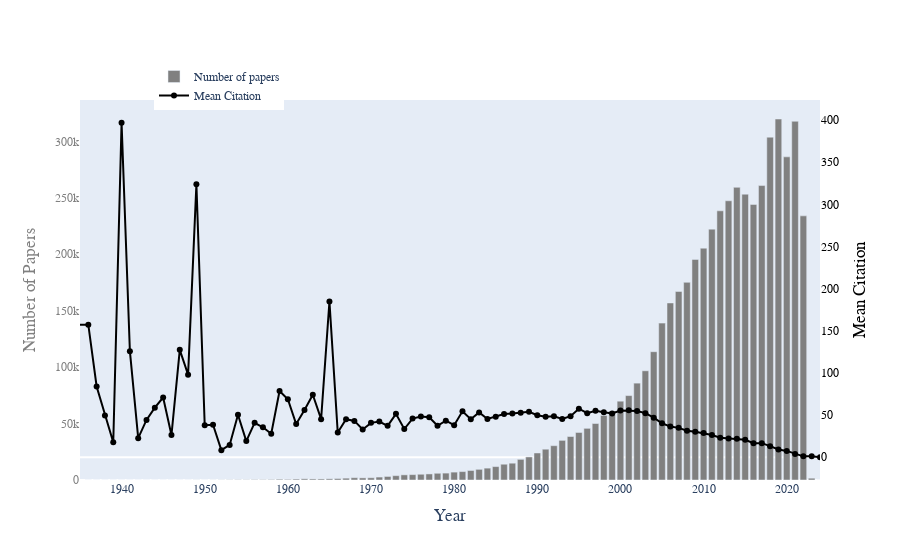

Here is the notebook cell this chart was saved with:
### Code cell
import pandas as pd
import plotly.graph_objects as go

# Load the data from the Excel file
file_path = 'ProcessedData/citations_and_records_per_year.xlsx'
df = pd.read_excel(file_path)

# Create a figure
fig = go.Figure()

# Add a bar trace for count of records
fig.add_trace(go.Bar(x=df['Year'], y=df['Count of Records'], name='Number of papers', marker_color='gray'))

# Add a scatter trace for mean citation count
fig.add_trace(go.Scatter(x=df['Year'], y=df['Mean Citation'], mode='lines+markers', name='Mean Citation', yaxis='y2', line=dict(color='black')))

# Update the layout
fig.update_layout(
    #title='Mean Citation and Number of Papers per Year',
    xaxis=dict(title='Year', range=[1935, df['Year'].max()], tickfont=dict(family='Times New Roman', size=12)),
    yaxis=dict(title='Number of Papers', color='gray', showgrid=False, tickfont=dict(family='Times New Roman', size=12)),
    yaxis2=dict(title='Mean Citation', overlaying='y', side='right', color='black', showgrid=False, tickfont=dict(family='Times New Roman', size=12)),
    showlegend=True,
    legend=dict(x=0.1, y=1.1, font=dict(family='Times New Roman', size=12)),
    font=dict(family='Times New Roman', size=14),
    title_font=dict(family='Times New Roman', size=16)
)



# Show the plot
fig.show()



# Save the plot as an image file with high resolution
fig.write_image('Graphs/meancitationandhistogram.png', format='png', scale=3)  # scale=3 for higher resolution

### Figure 1 — Plotly figure (JSON) as saved in the notebook; plotly's stock layout.template omitted (floating-point values rounded to 4 significant figures)
{"data": [{"marker": {"color": "gray"}, "name": "Number of papers", "type": "bar", "x": [0, 1936, 1937, 1938, 1939, 1940, 1941, 1942, 1943, 1944, 1945, 1946, 1947, 1948, 1949, 1950, 1951, 1952, 1953, 1954, 1955, 1956, 1957, 1958, 1959, 1960, 1961, 1962, 1963, 1964, 1965, 1966, 1967, 1968, 1969, 1970, 1971, 1972, 1973, 1974, 1975, 1976, 1977, 1978, 1979, 1980, 1981, 1982, 1983, 1984, 1985, 1986, 1987, 1988, 1989, 1990, 1991, 1992, 1993, 1994, 1995, 1996, 1997, 1998, 1999, 2000, 2001, 2002, 2003, 2004, 2005, 2006, 2007, 2008, 2009, 2010, 2011, 2012, 2013, 2014, 2015, 2016, 2017, 2018, 2019, 2020, 2021, 2022, 2023, 2024], "y": [32, 12, 15, 10, 18, 10, 12, 12, 8, 5, 8, 31, 10, 31, 50, 24, 32, 100, 156, 200, 187, 296, 284, 413, 679, 547, 824, 1076, 941, 934, 1070, 1330, 1620, 2039, 1880, 1994, 2603, 3146, 3847, 4562, 4766, 5081, 5373, 5960, 6112, 6992, 7462, 8432, 9454, 10516, 11879, 13975, 14894, 18291, 20420, 23931, 27286, 30388, 35120, 38529, 42090, 45765, 50047, 57153, 61051, 69808, 74777, 85805, 96735, 113646, 138969, 156842, 167019, 175083, 195402, 205369, 222222, 238439, 247338, 259262, 253192, 244100, 260823, 303693, 319770, 286229, 317753, 233962, 1596, 9]}, {"line": {"color": "black"}, "mode": "lines+markers", "name": "Mean Citation", "type": "scatter", "x": [0, 1936, 1937, 1938, 1939, 1940, 1941, 1942, 1943, 1944, 1945, 1946, 1947, 1948, 1949, 1950, 1951, 1952, 1953, 1954, 1955, 1956, 1957, 1958, 1959, 1960, 1961, 1962, 1963, 1964, 1965, 1966, 1967, 1968, 1969, 1970, 1971, 1972, 1973, 1974, 1975, 1976, 1977, 1978, 1979, 1980, 1981, 1982, 1983, 1984, 1985, 1986, 1987, 1988, 1989, 1990, 1991, 1992, 1993, 1994, 1995, 1996, 1997, 1998, 1999, 2000, 2001, 2002, 2003, 2004, 2005, 2006, 2007, 2008, 2009, 2010, 2011, 2012, 2013, 2014, 2015, 2016, 2017, 2018, 2019, 2020, 2021, 2022, 2023, 2024], "y": [4.875, 157.2, 84, 49.5, 17.78, 396.8, 125.8, 22.58, 44.25, 58.8, 70.88, 26.35, 127.4, 97.97, 323.9, 38.04, 38.59, 8.45, 14.64, 50.47, 19.13, 40.83, 35.55, 27.82, 78.52, 68.88, 39.38, 56.16, 74.18, 45.16, 184.7, 29.25, 45.13, 43.11, 33.0, 40.81, 42.31, 37.22, 51.53, 33.49, 45.86, 48.32, 47.46, 37.38, 43.38, 38.06, 54.55, 45.15, 53.21, 45.37, 48.06, 51.2, 51.82, 52.8, 53.91, 49.77, 47.92, 48.56, 45.43, 48.67, 57.57, 52.19, 55.25, 53.4, 51.83, 55.47, 55.66, 54.97, 52.33, 46.89, 40.35, 36.37, 34.86, 31.55, 30.33, 28.7, 26.35, 23.14, 22.33, 21.9, 20.64, 16.68, 16.75, 13.16, 9.152, 7.506, 3.921, 1.075, 1.158, 0], "yaxis": "y2"}], "layout": {"font": {"family": "Times New Roman", "size": 14}, "legend": {"font": {"family": "Times New Roman", "size": 12}, "x": 0.1, "y": 1.1}, "showlegend": true, "title": {"font": {"family": "Times New Roman", "size": 16}}, "xaxis": {"range": [1935, 2024], "tickfont": {"family": "Times New Roman", "size": 12}, "title": {"text": "Year"}}, "yaxis": {"color": "gray", "showgrid": false, "tickfont": {"family": "Times New Roman", "size": 12}, "title": {"text": "Number of Papers"}}, "yaxis2": {"color": "black", "overlaying": "y", "showgrid": false, "side": "right", "tickfont": {"family": "Times New Roman", "size": 12}, "title": {"text": "Mean Citation"}}}}
